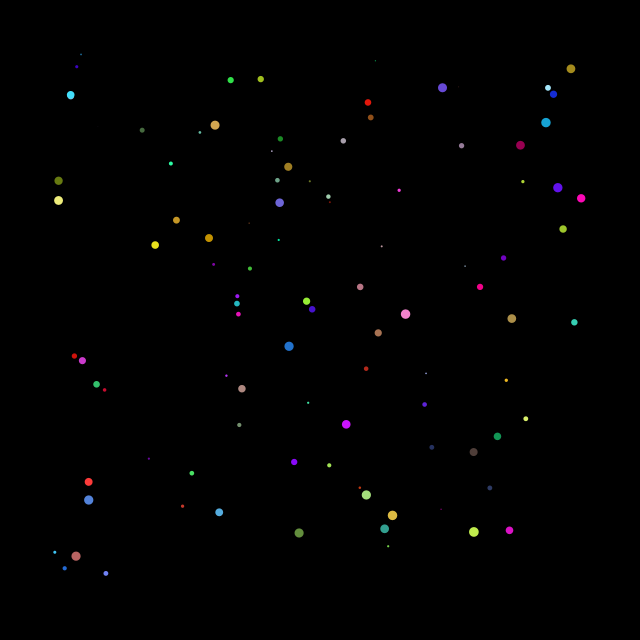
Frame 1 (no input)
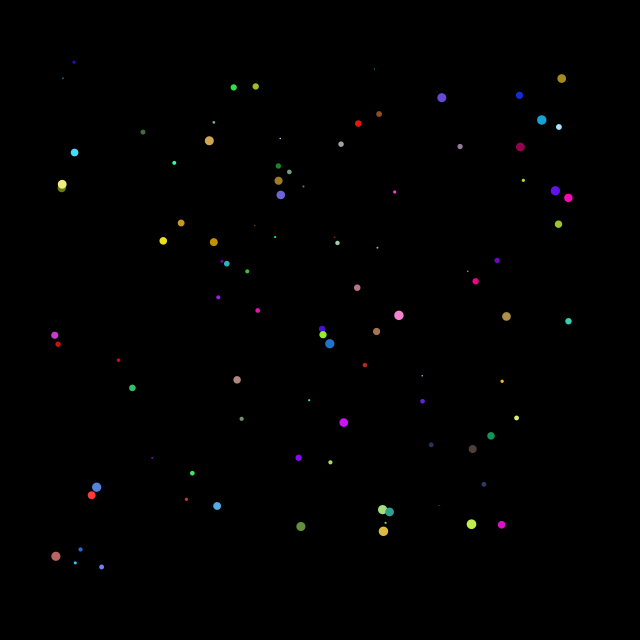
Frame 60 (the mouse pressed at the canvas centre just before this capture)
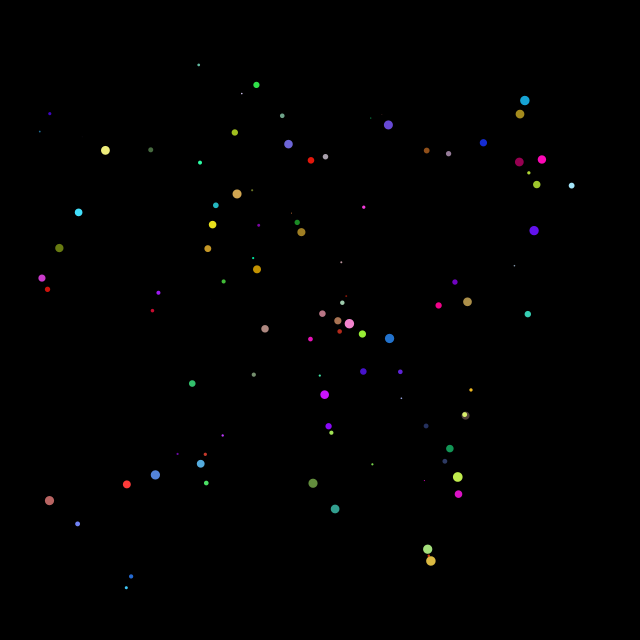
Frame 120 (the mouse held since frame 60 and released just before this capture)

The Processing sketch that drew these frames (run headless with seeded random() and noise(); from frame 60 on, the mouse is pressed at the canvas centre):

// Processing sketch: AttractYRepel
// ── AttractYRepel.pde
Mover[] m = new Mover[100];

void setup(){
  size(640,640);
  background(0);
  
  for (int i = 0 ; i < m.length ; i++){
   m[i] = new Mover();
   m[i].display();
  }
}

void draw(){
  background(0);
  for (int i = 0 ; i < m.length ; i++){
    for (int j = 0 ; j < m.length ; j++){
      if (i != j){
       m[i].force(m[i].attract(m[j])); 
      }
    }
    m[i].force(m[i].grav());
    m[i].checkWalls();
    m[i].update();
    m[i].display();
  }
}




class Mover{
 PVector loc,vel,acc,col;
 float mass;
 float topspeed = 1;
 float p1 = 1;
 float p2 = 0.1;
 
 int wall = 50;
 
 Mover(){
  loc = new PVector(random(wall,width-wall),random(wall,height-wall));
  vel = new PVector(0,0);
  acc = new PVector(0,0);
  
  col = new PVector(random(255),random(255),random(255));
  mass = random(0.1,5);
 }
 
 void update(){ 
  vel.add(acc);
  vel.limit(topspeed);
  loc.add(vel);
 }
 
 void checkWalls(){
  if ((loc.x > width-wall)||(loc.x<wall)) vel.x *= -1; 
  if ((loc.y > height-wall)||(loc.y<wall)) vel.y *= -1;
 }
 
 void display(){
  noStroke();
  fill(col.x,col.y,col.z);
  ellipse(loc.x,loc.y,mass*2,mass*2);
 }
  
 void force(PVector fuerza){
   acc.add(fuerza);
 }
 
 PVector attract(Mover m){
   PVector fuerza = PVector.sub(loc,m.loc);
   float mag =  fuerza.mag();
   fuerza.div(mag*mag*mag);
   fuerza.mult(-1*p2);
   return fuerza;
 }
 
 PVector grav(){
  PVector mouse = new PVector(mouseX,mouseY);
  PVector dir = PVector.sub(mouse,loc);
  PVector dir1 = dir.div(pow(dir.mag(),3));
  dir1.mult(mass);
  dir1.mult(p1);
  
  return dir1;
 }
}
